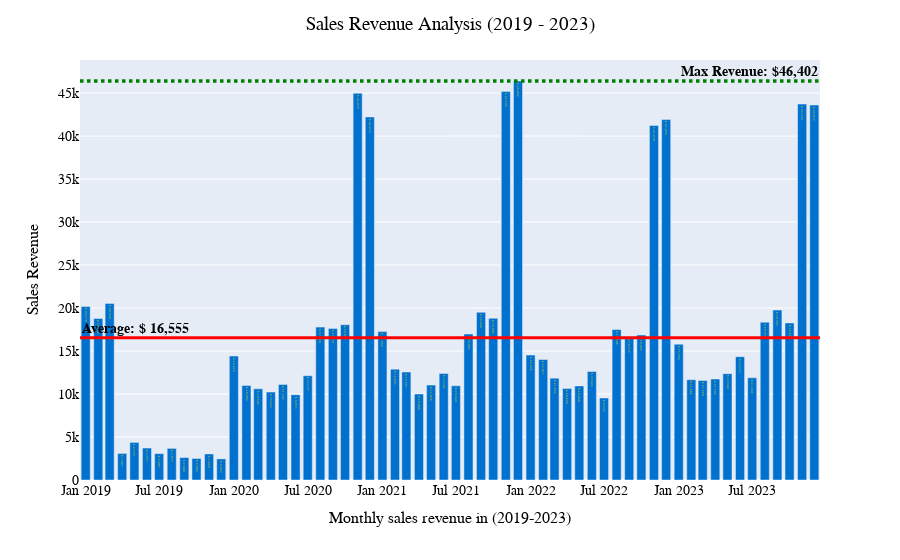

Here is the notebook cell this chart was saved with:
### Markdown cell above
# Timeseries analysis for executive summary

### Code cell
temp = pd.DataFrame({
    'monthly': df['date'].dt.to_period('M').astype(str),
    'sales_revenue' : df['quantity'] * df['unit_price']
})
monthly_rev = (
    temp.groupby('monthly', observed=False)['sales_revenue']
    .sum()
    .reset_index(name='total_sales_revenue')
    .sort_values(by='total_sales_revenue')
    .round()
)
# min_sales_revenue = monthly_rev['total_sales_revenue'].min()
max_sales_revenue = monthly_rev['total_sales_revenue'].max()
avg_sales_revenue = monthly_rev['total_sales_revenue'].mean()
#gunakan barchart untuk visualisasinya 
fig = px.bar(
    monthly_rev,
    x='monthly',
    y='total_sales_revenue',
    text='total_sales_revenue',
    labels={'monthly':'Monthly sales revenue in (2019-2023)','total_sales_revenue':'Sales Revenue'},
    color_discrete_sequence= ['#0071ce']
)
#tambahkan hline untuk min,max and avg dari sales revenue nya
#1. average sales revenue
fig.add_hline(
        y=avg_sales_revenue,
        annotation_text=f'<b>Average: $ {avg_sales_revenue:,.0f}</b>',
        annotation_position='top left',
        line_dash='solid',
        line_width=3,
        line_color='red'
)
#2.max sales revenue
fig.add_hline(
    y=max_sales_revenue,
    annotation_text=f'<b>Max Revenue: ${max_sales_revenue:,.0f}</b>',
    annotation_position = 'top right',
    line_dash='dot',
    line_color='green',
    line_width = 3.5
)

fig.update_layout(
    title='Sales Revenue Analysis (2019 - 2023)',
    title_x =0.5,
    font=dict(
        color='black',
        size=13.5,
        family='consolas'
    )
)

fig.update_traces(
    texttemplate='$ %{text:,.0f}',
    textfont=dict(
        size=15,
        family='consolas',
        color='yellow'
    )
)

fig.show()

### Figure 1 — Plotly figure (JSON) as saved in the notebook; plotly's stock layout.template omitted (floating-point values rounded to 4 significant figures)
{"data": [{"hovertemplate": "Monthly sales revenue in (2019-2023)=%{x}<br>Sales Revenue=%{text}<extra></extra>", "legendgroup": "", "marker": {"color": "#0071ce", "pattern": {"shape": ""}}, "name": "", "orientation": "v", "showlegend": false, "text": [2457.0, 2504.0, 2608.0, 3029.0, 3067.0, 3087.0, 3675.0, 3717.0, 4372.0, 9535.0, 9913.0, 10000.0, 10220.0, 10600.0, 10650.0, 10940.0, 10950.0, 10980.0, 11040.0, 11110.0, 11580.0, 11670.0, 11740.0, 11840.0, 11880.0, 12130.0, 12370.0, 12390.0, 12560.0, 12620.0, 12890.0, 14020.0, 14330.0, 14410.0, 14530.0, 15790.0, 16570.0, 16860.0, 16980.0, 17260.0, 17510.0, 17630.0, 17780.0, 18060.0, 18260.0, 18350.0, 18790.0, 18800.0, 19500.0, 19760.0, 20170.0, 20540.0, 41230.0, 41920.0, 42220.0, 43610.0, 43720.0, 44980.0, 45190.0, 46400.0], "textfont": {"color": "yellow", "family": "consolas", "size": 15}, "textposition": "auto", "texttemplate": "$ %{text:,.0f}", "type": "bar", "x": ["2019-12", "2019-10", "2019-09", "2019-11", "2019-07", "2019-04", "2019-08", "2019-06", "2019-05", "2022-07", "2020-06", "2021-04", "2020-04", "2020-03", "2022-04", "2022-05", "2021-07", "2020-02", "2021-05", "2020-05", "2023-03", "2023-02", "2023-04", "2022-03", "2023-07", "2020-07", "2023-05", "2021-06", "2021-03", "2022-06", "2021-02", "2022-02", "2023-06", "2020-01", "2022-01", "2023-01", "2022-09", "2022-10", "2021-08", "2021-01", "2022-08", "2020-09", "2020-08", "2020-10", "2023-10", "2023-08", "2019-02", "2021-10", "2021-09", "2023-09", "2019-01", "2019-03", "2022-11", "2022-12", "2020-12", "2023-12", "2023-11", "2020-11", "2021-11", "2021-12"], "xaxis": "x", "y": [2457.0, 2504.0, 2608.0, 3029.0, 3067.0, 3087.0, 3675.0, 3717.0, 4372.0, 9535.0, 9913.0, 10000.0, 10220.0, 10600.0, 10650.0, 10940.0, 10950.0, 10980.0, 11040.0, 11110.0, 11580.0, 11670.0, 11740.0, 11840.0, 11880.0, 12130.0, 12370.0, 12390.0, 12560.0, 12620.0, 12890.0, 14020.0, 14330.0, 14410.0, 14530.0, 15790.0, 16570.0, 16860.0, 16980.0, 17260.0, 17510.0, 17630.0, 17780.0, 18060.0, 18260.0, 18350.0, 18790.0, 18800.0, 19500.0, 19760.0, 20170.0, 20540.0, 41230.0, 41920.0, 42220.0, 43610.0, 43720.0, 44980.0, 45190.0, 46400.0], "yaxis": "y"}], "layout": {"annotations": [{"showarrow": false, "text": "<b>Average: $ 16,555</b>", "x": 0, "xanchor": "left", "xref": "x domain", "y": 16560.0, "yanchor": "bottom", "yref": "y"}, {"showarrow": false, "text": "<b>Max Revenue: $46,402</b>", "x": 1, "xanchor": "right", "xref": "x domain", "y": 46402, "yanchor": "bottom", "yref": "y"}], "barmode": "relative", "font": {"color": "black", "family": "consolas", "size": 13.5}, "legend": {"tracegroupgap": 0}, "margin": {"t": 60}, "shapes": [{"line": {"color": "red", "dash": "solid", "width": 3}, "type": "line", "x0": 0, "x1": 1, "xref": "x domain", "y0": 16560.0, "y1": 16560.0, "yref": "y"}, {"line": {"color": "green", "dash": "dot", "width": 3.5}, "type": "line", "x0": 0, "x1": 1, "xref": "x domain", "y0": 46402, "y1": 46402, "yref": "y"}], "title": {"text": "Sales Revenue Analysis (2019 - 2023)", "x": 0.5}, "xaxis": {"anchor": "y", "domain": [0, 1], "title": {"text": "Monthly sales revenue in (2019-2023)"}}, "yaxis": {"anchor": "x", "domain": [0, 1], "title": {"text": "Sales Revenue"}}}}
